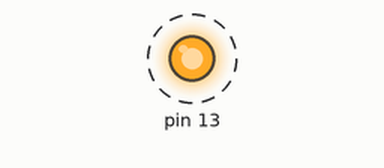
Recording of a sketch running on a simulated Arduino Uno, built with avr-gcc and run on an emulated ATmega328P. Parts: output pins drawn as LEDs (lit = HIGH). Dashed ring = blinking. What the sketch prints to the serial monitor is not drawn.

Above: at 0.5 s.
Timing chart, 0 to 4.6 s (numbered marks = the images above):
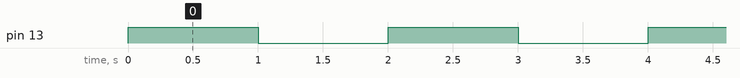

Measured:
- by itself, pin 13: alternates HIGH for 1.0 s and LOW for 1.0 s

The sketch:

sec2cap15_literals.ino
```cpp
int a = 42;
char b ='G';
void setup() {
  Serial.begin(9600);
  pinMode(13, OUTPUT);
}

void loop() {
  digitalWrite(13,HIGH);

  Serial.print(a);
  Serial.println(b);
  delay(1000);

  digitalWrite(13,LOW);
  delay(1000);
}
```
